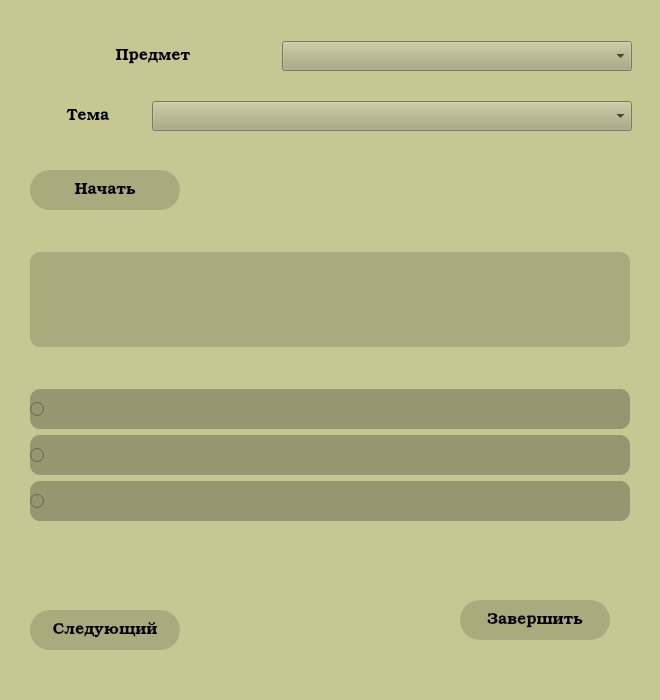
<?xml version="1.0" encoding="UTF-8"?>
<ui version="4.0">
 <class>Dialog</class>
 <widget class="QDialog" name="Dialog">
  <property name="geometry">
   <rect>
    <x>0</x>
    <y>0</y>
    <width>660</width>
    <height>700</height>
   </rect>
  </property>
  <property name="minimumSize">
   <size>
    <width>660</width>
    <height>700</height>
   </size>
  </property>
  <property name="maximumSize">
   <size>
    <width>660</width>
    <height>700</height>
   </size>
  </property>
  <property name="windowTitle">
   <string>Тест по истории</string>
  </property>
  <property name="styleSheet">
   <string notr="true">background: rgb(199, 199, 148);</string>
  </property>
  <widget class="QPushButton" name="next">
   <property name="geometry">
    <rect>
     <x>30</x>
     <y>610</y>
     <width>150</width>
     <height>40</height>
    </rect>
   </property>
   <property name="minimumSize">
    <size>
     <width>150</width>
     <height>40</height>
    </size>
   </property>
   <property name="maximumSize">
    <size>
     <width>150</width>
     <height>40</height>
    </size>
   </property>
   <property name="font">
    <font>
     <family>Bookman Old Style</family>
     <pointsize>12</pointsize>
     <bold>false</bold>
    </font>
   </property>
   <property name="styleSheet">
    <string notr="true">border-radius:20px;
background:rgb(170, 170, 127);
</string>
   </property>
   <property name="text">
    <string>Следующий</string>
   </property>
  </widget>
  <widget class="QWidget" name="layoutWidget">
   <property name="geometry">
    <rect>
     <x>30</x>
     <y>40</y>
     <width>611</width>
     <height>32</height>
    </rect>
   </property>
   <layout class="QHBoxLayout" name="horizontalLayout">
    <item>
     <widget class="QLabel" name="label">
      <property name="minimumSize">
       <size>
        <width>230</width>
        <height>30</height>
       </size>
      </property>
      <property name="maximumSize">
       <size>
        <width>230</width>
        <height>30</height>
       </size>
      </property>
      <property name="font">
       <font>
        <family>Bookman Old Style</family>
        <pointsize>12</pointsize>
       </font>
      </property>
      <property name="text">
       <string>Предмет</string>
      </property>
      <property name="alignment">
       <set>Qt::AlignCenter</set>
      </property>
     </widget>
    </item>
    <item>
     <widget class="QComboBox" name="subject">
      <property name="minimumSize">
       <size>
        <width>350</width>
        <height>30</height>
       </size>
      </property>
      <property name="maximumSize">
       <size>
        <width>350</width>
        <height>30</height>
       </size>
      </property>
      <property name="font">
       <font>
        <family>Bookman Old Style</family>
        <pointsize>14</pointsize>
        <bold>false</bold>
       </font>
      </property>
      <property name="styleSheet">
       <string notr="true">background-color:rgb(170, 170, 127);</string>
      </property>
     </widget>
    </item>
   </layout>
  </widget>
  <widget class="QWidget" name="layoutWidget">
   <property name="geometry">
    <rect>
     <x>30</x>
     <y>100</y>
     <width>611</width>
     <height>32</height>
    </rect>
   </property>
   <layout class="QHBoxLayout" name="horizontalLayout_2">
    <item>
     <widget class="QLabel" name="label_2">
      <property name="minimumSize">
       <size>
        <width>100</width>
        <height>30</height>
       </size>
      </property>
      <property name="maximumSize">
       <size>
        <width>100</width>
        <height>30</height>
       </size>
      </property>
      <property name="font">
       <font>
        <family>Bookman Old Style</family>
        <pointsize>12</pointsize>
       </font>
      </property>
      <property name="text">
       <string>Тема</string>
      </property>
      <property name="alignment">
       <set>Qt::AlignCenter</set>
      </property>
     </widget>
    </item>
    <item>
     <widget class="QComboBox" name="testName">
      <property name="minimumSize">
       <size>
        <width>480</width>
        <height>30</height>
       </size>
      </property>
      <property name="maximumSize">
       <size>
        <width>480</width>
        <height>30</height>
       </size>
      </property>
      <property name="font">
       <font>
        <family>Bookman Old Style</family>
        <pointsize>14</pointsize>
       </font>
      </property>
      <property name="styleSheet">
       <string notr="true">background-color:rgb(170, 170, 127);</string>
      </property>
     </widget>
    </item>
   </layout>
  </widget>
  <widget class="QPushButton" name="stop">
   <property name="geometry">
    <rect>
     <x>460</x>
     <y>600</y>
     <width>150</width>
     <height>40</height>
    </rect>
   </property>
   <property name="minimumSize">
    <size>
     <width>150</width>
     <height>40</height>
    </size>
   </property>
   <property name="maximumSize">
    <size>
     <width>150</width>
     <height>40</height>
    </size>
   </property>
   <property name="font">
    <font>
     <family>Bookman Old Style</family>
     <pointsize>12</pointsize>
     <bold>false</bold>
    </font>
   </property>
   <property name="styleSheet">
    <string notr="true">border-radius:20px;
background:rgb(170, 170, 127);
</string>
   </property>
   <property name="text">
    <string>Завершить</string>
   </property>
  </widget>
  <widget class="QWidget" name="">
   <property name="geometry">
    <rect>
     <x>30</x>
     <y>170</y>
     <width>602</width>
     <height>351</height>
    </rect>
   </property>
   <layout class="QVBoxLayout" name="verticalLayout">
    <item>
     <widget class="QPushButton" name="start">
      <property name="minimumSize">
       <size>
        <width>150</width>
        <height>40</height>
       </size>
      </property>
      <property name="maximumSize">
       <size>
        <width>150</width>
        <height>40</height>
       </size>
      </property>
      <property name="font">
       <font>
        <family>Bookman Old Style</family>
        <pointsize>12</pointsize>
        <bold>false</bold>
       </font>
      </property>
      <property name="styleSheet">
       <string notr="true">border-radius:20px;
background:rgb(170, 170, 127);
</string>
      </property>
      <property name="text">
       <string>Начать</string>
      </property>
     </widget>
    </item>
    <item>
     <spacer name="verticalSpacer">
      <property name="orientation">
       <enum>Qt::Vertical</enum>
      </property>
      <property name="sizeHint" stdset="0">
       <size>
        <width>20</width>
        <height>40</height>
       </size>
      </property>
     </spacer>
    </item>
    <item>
     <widget class="QTextEdit" name="question">
      <property name="minimumSize">
       <size>
        <width>600</width>
        <height>70</height>
       </size>
      </property>
      <property name="maximumSize">
       <size>
        <width>600</width>
        <height>100</height>
       </size>
      </property>
      <property name="font">
       <font>
        <family>Bookman Old Style</family>
        <pointsize>14</pointsize>
       </font>
      </property>
      <property name="contextMenuPolicy">
       <enum>Qt::PreventContextMenu</enum>
      </property>
      <property name="styleSheet">
       <string notr="true">border-radius:10px;
background:rgb(170, 170, 127);
</string>
      </property>
      <property name="autoFormatting">
       <set>QTextEdit::AutoNone</set>
      </property>
      <property name="readOnly">
       <bool>true</bool>
      </property>
      <property name="textInteractionFlags">
       <set>Qt::TextSelectableByMouse</set>
      </property>
     </widget>
    </item>
    <item>
     <spacer name="verticalSpacer_2">
      <property name="orientation">
       <enum>Qt::Vertical</enum>
      </property>
      <property name="sizeHint" stdset="0">
       <size>
        <width>20</width>
        <height>40</height>
       </size>
      </property>
     </spacer>
    </item>
    <item>
     <widget class="QRadioButton" name="response_1">
      <property name="minimumSize">
       <size>
        <width>600</width>
        <height>40</height>
       </size>
      </property>
      <property name="maximumSize">
       <size>
        <width>600</width>
        <height>40</height>
       </size>
      </property>
      <property name="font">
       <font>
        <family>Bookman Old Style</family>
        <pointsize>12</pointsize>
       </font>
      </property>
      <property name="styleSheet">
       <string notr="true">border-radius:20px;
border-radius:10px;
background:rgb(150, 150, 112)
</string>
      </property>
      <property name="text">
       <string/>
      </property>
     </widget>
    </item>
    <item>
     <widget class="QRadioButton" name="response_2">
      <property name="minimumSize">
       <size>
        <width>600</width>
        <height>40</height>
       </size>
      </property>
      <property name="maximumSize">
       <size>
        <width>600</width>
        <height>40</height>
       </size>
      </property>
      <property name="font">
       <font>
        <family>Bookman Old Style</family>
        <pointsize>12</pointsize>
       </font>
      </property>
      <property name="styleSheet">
       <string notr="true">border-radius:20px;
border-radius:10px;
background:rgb(150, 150, 112)
</string>
      </property>
      <property name="text">
       <string/>
      </property>
     </widget>
    </item>
    <item>
     <widget class="QRadioButton" name="response_3">
      <property name="minimumSize">
       <size>
        <width>600</width>
        <height>40</height>
       </size>
      </property>
      <property name="maximumSize">
       <size>
        <width>600</width>
        <height>40</height>
       </size>
      </property>
      <property name="font">
       <font>
        <family>Bookman Old Style</family>
        <pointsize>12</pointsize>
       </font>
      </property>
      <property name="styleSheet">
       <string notr="true">border-radius:20px;
border-radius:10px;
background:rgb(150, 150, 112)
</string>
      </property>
      <property name="text">
       <string/>
      </property>
     </widget>
    </item>
   </layout>
  </widget>
 </widget>
 <resources/>
 <connections/>
</ui>
